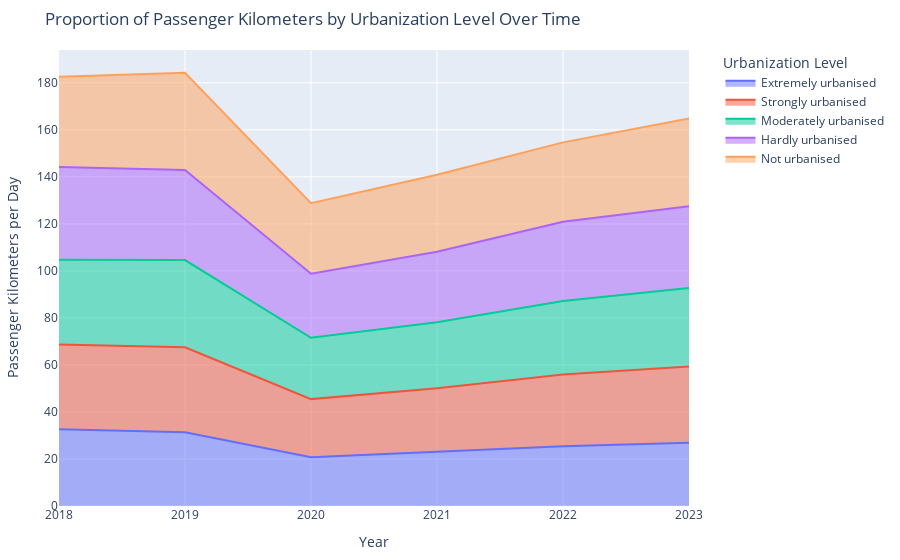

This figure's notebook cell:
### Markdown cell above
<iframe src="passenger_kilometers_over_time.html" width="100%" height="600" frameborder="0"></iframe>

### Code cell
import pandas as pd
import plotly.express as px

df = pd.read_csv('values_named_clean_mobility_data.csv')

df_total = df[
    (df['Population'] == 'Population 6 years or older') &
    (df['TravelMotives'] == 'Total') &
    (df['TravelModes'] == 'Total') &
    (df['Margins'] == 'Value')
].copy()

df_total['Period'] = pd.to_numeric(df_total['Period'])

df_fig = df_total[['Period', 'RegionCharacteristics', 'Distance_Travelled_PassengerKm_Per_Day']]

fig = px.area(
    df_fig,
    x='Period',
    y='Distance_Travelled_PassengerKm_Per_Day',
    color='RegionCharacteristics',
    title='Proportion of Passenger Kilometers by Urbanization Level Over Time',
    labels={
        'Period': 'Year',
        'Distance_Travelled_PassengerKm_Per_Day': 'Passenger Kilometers per Day',
        'RegionCharacteristics': 'Urbanization Level'
    }
)

fig.update_layout(
    legend_title_text='Urbanization Level',
    legend=dict(x=1.05, y=1),
    margin=dict(t=50, b=50, l=50, r=50),
    xaxis=dict(tickformat="%Y")  # Ensures the x-axis is formatted by year
)
# Save the second graph as an HTML file
fig.write_html("proportion_passenger_kilometers.html")
fig.show()
from IPython.display import IFrame

### Figure 1 — Plotly figure (JSON) as saved in the notebook; plotly's stock layout.template omitted (floating-point values rounded to 4 significant figures)
{"data": [{"fillpattern": {"shape": ""}, "hovertemplate": "Urbanization Level=Extremely urbanised<br>Year=%{x}<br>Passenger Kilometers per Day=%{y}<extra></extra>", "legendgroup": "Extremely urbanised", "line": {"color": "#636efa"}, "marker": {"symbol": "circle"}, "mode": "lines", "name": "Extremely urbanised", "orientation": "v", "showlegend": true, "stackgroup": "1", "type": "scatter", "x": [2018, 2019, 2020, 2021, 2022, 2023], "xaxis": "x", "y": [32.66, 31.41, 20.77, 23.02, 25.44, 26.93], "yaxis": "y"}, {"fillpattern": {"shape": ""}, "hovertemplate": "Urbanization Level=Strongly urbanised<br>Year=%{x}<br>Passenger Kilometers per Day=%{y}<extra></extra>", "legendgroup": "Strongly urbanised", "line": {"color": "#EF553B"}, "marker": {"symbol": "circle"}, "mode": "lines", "name": "Strongly urbanised", "orientation": "v", "showlegend": true, "stackgroup": "1", "type": "scatter", "x": [2018, 2019, 2020, 2021, 2022, 2023], "xaxis": "x", "y": [36.07, 36.08, 24.69, 27.1, 30.49, 32.42], "yaxis": "y"}, {"fillpattern": {"shape": ""}, "hovertemplate": "Urbanization Level=Moderately urbanised<br>Year=%{x}<br>Passenger Kilometers per Day=%{y}<extra></extra>", "legendgroup": "Moderately urbanised", "line": {"color": "#00cc96"}, "marker": {"symbol": "circle"}, "mode": "lines", "name": "Moderately urbanised", "orientation": "v", "showlegend": true, "stackgroup": "1", "type": "scatter", "x": [2018, 2019, 2020, 2021, 2022, 2023], "xaxis": "x", "y": [35.97, 37.09, 26.07, 28.01, 31.28, 33.41], "yaxis": "y"}, {"fillpattern": {"shape": ""}, "hovertemplate": "Urbanization Level=Hardly urbanised<br>Year=%{x}<br>Passenger Kilometers per Day=%{y}<extra></extra>", "legendgroup": "Hardly urbanised", "line": {"color": "#ab63fa"}, "marker": {"symbol": "circle"}, "mode": "lines", "name": "Hardly urbanised", "orientation": "v", "showlegend": true, "stackgroup": "1", "type": "scatter", "x": [2018, 2019, 2020, 2021, 2022, 2023], "xaxis": "x", "y": [39.49, 38.32, 27.24, 30.02, 33.72, 34.76], "yaxis": "y"}, {"fillpattern": {"shape": ""}, "hovertemplate": "Urbanization Level=Not urbanised<br>Year=%{x}<br>Passenger Kilometers per Day=%{y}<extra></extra>", "legendgroup": "Not urbanised", "line": {"color": "#FFA15A"}, "marker": {"symbol": "circle"}, "mode": "lines", "name": "Not urbanised", "orientation": "v", "showlegend": true, "stackgroup": "1", "type": "scatter", "x": [2018, 2019, 2020, 2021, 2022, 2023], "xaxis": "x", "y": [38.39, 41.35, 29.99, 32.74, 33.73, 37.27], "yaxis": "y"}], "layout": {"autosize": true, "legend": {"title": {"text": "Urbanization Level"}, "tracegroupgap": 0, "x": 1.05, "y": 1}, "margin": {"b": 50, "l": 50, "r": 50, "t": 50}, "title": {"text": "Proportion of Passenger Kilometers by Urbanization Level Over Time"}, "xaxis": {"anchor": "y", "autorange": true, "domain": [0, 1], "range": [2018, 2023], "tickformat": "%Y", "title": {"text": "Year"}, "type": "linear"}, "yaxis": {"anchor": "x", "autorange": true, "domain": [0, 1], "range": [0, 193.9], "title": {"text": "Passenger Kilometers per Day"}, "type": "linear"}}}
